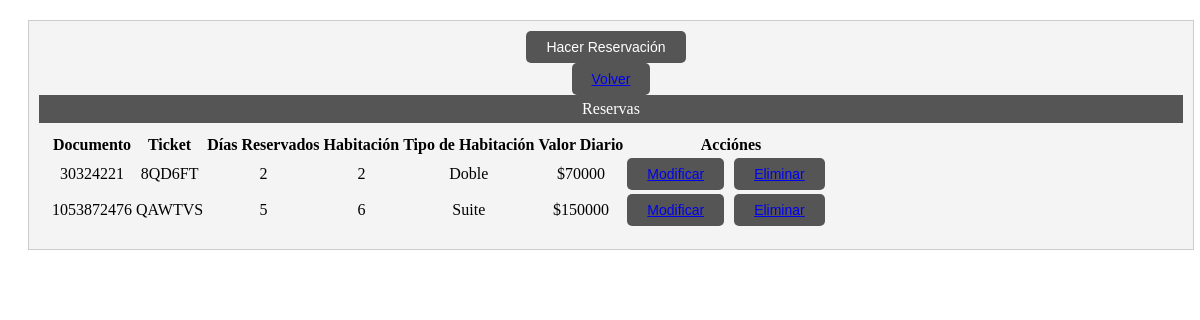
The page /pages/reservas.php on the database its author committed.
### tables this page shows
CREATE TABLE `huespedes` (
  `documento` int(11) NOT NULL,
  `ticket` varchar(11) NOT NULL,
  `dias_reservados` int(11) NOT NULL,
  `habitacion` int(11) NOT NULL
);

CREATE TABLE `habitaciones` (
  `numero` int(11) NOT NULL,
  `tipo` varchar(15) NOT NULL,
  `estado` tinyint(1) NOT NULL,
  `descripcion` varchar(50) NOT NULL,
  `valor_diario` decimal(10,0) NOT NULL
);

### pages/reservas.php (the view, shortened to what this page needs)
<?php
include '../conections/conection.php';
$sql = "SELECT h.*, t.tipo, t.valor_diario FROM huespedes h
        JOIN habitaciones t ON h.habitacion = t.numero";
$result = $conn->query($sql);
?>
<!DOCTYPE html>
<html lang="en">
<head>
    <link rel="stylesheet" href="../assets/css/panel_gestor.css">
</head>
<body>
    <section class="modulo" id="huespedes">
        <button class="crear-button" id="btnHacerReservacion">Hacer Reservación</button>
        <button class="" id=""><a href="panel_gestor.php">Volver</a></button>
        <div class="modulo-header">Reservas</div>
        <div class="modulo-content">
            <table>
                <thead>
                    <tr>
                        <th>Documento</th>
                        <th>Ticket</th>
                        <th>Días Reservados</th>
                        <th>Habitación</th>
                        <th>Tipo de Habitación</th>
                        <th>Valor Diario</th>
                        <th>Acciónes</th>
                    </tr>
                </thead>
                <tbody>
                    <?php
                    if ($result->num_rows > 0) {
                        while ($row = $result->fetch_assoc()) {
                            echo '<tr>';
                            echo '<td>' . $row['documento'] . '</td>';
                            echo '<td>' . $row['ticket'] . '</td>';
                            echo '<td>' . $row['dias_reservados'] . '</td>';
                            echo '<td>' . $row['habitacion'] . '</td>';
                            echo '<td>' . $row['tipo'] . '</td>';
                            echo '<td>$' . $row['valor_diario'] . '</td>';
                            echo '<td>';
                            echo '<button class="modificar-button"><a href="modificar_reserva.php?documento=' . $row['documento'] . '">Modificar</a></button>';
                            echo '<button class="eliminar-button"><a href="eliminar_reserva.php?documento=' . $row['documento'] . '">Eliminar</a></button>';
                            echo '</td>';
                            echo '</tr>';
                        }
                    } else {
                        echo '<tr><td colspan="6">No hay registros disponibles.</td></tr>';
                    }
                    ?>
                </tbody>
            </table>
        </div>
    </section>
</body>
</html>

### assets/css/panel_gestor.css (style rules this page uses)
.modulo { background-color: #f4f4f4; margin: 20px; padding: 10px 10px 10px 10px; border: 1px solid #ccc; flex: 1; width: calc(100% - 40px); text-align: center; }
.modulo-header { background-color: #555; color: #fff; padding: 5px; }
.modulo-content { padding: 10px; }
.crear-button, .modificar-button, .eliminar-button { background-color: #555; color: #fff; padding: 8px 20px; border: none; cursor: pointer; font-size: 14px; border-radius: 5px; display: inline-block; margin-right: 10px; }
button { background-color: #555; color: #fff; padding: 8px 20px; border: none; cursor: pointer; font-size: 14px; border-radius: 5px; display: block; margin: 0 auto; }

### rows shown on the page
huespedes: documento "30324221", ticket "8QD6FT", dias_reservados "2", habitacion "2", habitacion.tipo "Doble", habitacion.valor_diario "70000"
huespedes: documento "1053872476", ticket "QAWTVS", dias_reservados "5", habitacion "6", habitacion.tipo "Suite", habitacion.valor_diario "150000"
